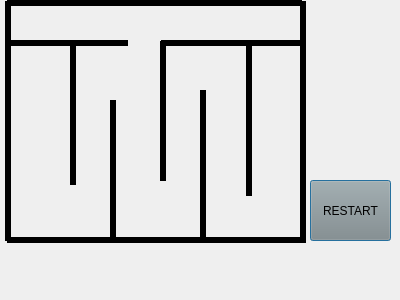
<?xml version="1.0" encoding="UTF-8"?>
<ui version="4.0">
 <class>Dialog</class>
 <widget class="QDialog" name="Dialog">
  <property name="geometry">
   <rect>
    <x>0</x>
    <y>0</y>
    <width>400</width>
    <height>300</height>
   </rect>
  </property>
  <property name="windowTitle">
   <string>Dialog</string>
  </property>
  <widget class="Line" name="wall_4">
   <property name="geometry">
    <rect>
     <x>10</x>
     <y>40</y>
     <width>118</width>
     <height>6</height>
    </rect>
   </property>
   <property name="frameShadow">
    <enum>QFrame::Plain</enum>
   </property>
   <property name="lineWidth">
    <number>6</number>
   </property>
   <property name="orientation">
    <enum>Qt::Horizontal</enum>
   </property>
  </widget>
  <widget class="Line" name="wall_7">
   <property name="geometry">
    <rect>
     <x>110</x>
     <y>100</y>
     <width>6</width>
     <height>141</height>
    </rect>
   </property>
   <property name="sizePolicy">
    <sizepolicy hsizetype="Fixed" vsizetype="Minimum">
     <horstretch>0</horstretch>
     <verstretch>0</verstretch>
    </sizepolicy>
   </property>
   <property name="frameShadow">
    <enum>QFrame::Plain</enum>
   </property>
   <property name="lineWidth">
    <number>6</number>
   </property>
   <property name="midLineWidth">
    <number>0</number>
   </property>
   <property name="orientation">
    <enum>Qt::Vertical</enum>
   </property>
  </widget>
  <widget class="QPushButton" name="reset">
   <property name="geometry">
    <rect>
     <x>310</x>
     <y>180</y>
     <width>81</width>
     <height>61</height>
    </rect>
   </property>
   <property name="styleSheet">
    <string notr="true">background-color: rgb(136, 138, 133);</string>
   </property>
   <property name="text">
    <string>RESTART</string>
   </property>
  </widget>
  <widget class="Line" name="wall_3">
   <property name="geometry">
    <rect>
     <x>7</x>
     <y>230</y>
     <width>295</width>
     <height>20</height>
    </rect>
   </property>
   <property name="frameShadow">
    <enum>QFrame::Plain</enum>
   </property>
   <property name="lineWidth">
    <number>6</number>
   </property>
   <property name="orientation">
    <enum>Qt::Horizontal</enum>
   </property>
  </widget>
  <widget class="Line" name="wall_8">
   <property name="geometry">
    <rect>
     <x>160</x>
     <y>41</y>
     <width>6</width>
     <height>140</height>
    </rect>
   </property>
   <property name="sizePolicy">
    <sizepolicy hsizetype="Fixed" vsizetype="Minimum">
     <horstretch>0</horstretch>
     <verstretch>0</verstretch>
    </sizepolicy>
   </property>
   <property name="frameShadow">
    <enum>QFrame::Plain</enum>
   </property>
   <property name="lineWidth">
    <number>6</number>
   </property>
   <property name="midLineWidth">
    <number>0</number>
   </property>
   <property name="orientation">
    <enum>Qt::Vertical</enum>
   </property>
  </widget>
  <widget class="QLabel" name="win">
   <property name="enabled">
    <bool>true</bool>
   </property>
   <property name="geometry">
    <rect>
     <x>280</x>
     <y>20</y>
     <width>261</width>
     <height>181</height>
    </rect>
   </property>
   <property name="text">
    <string/>
   </property>
   <property name="pixmap">
    <pixmap>../Downloads/New.png</pixmap>
   </property>
   <property name="scaledContents">
    <bool>true</bool>
   </property>
  </widget>
  <widget class="Line" name="wall_1">
   <property name="geometry">
    <rect>
     <x>0</x>
     <y>1</y>
     <width>16</width>
     <height>240</height>
    </rect>
   </property>
   <property name="sizePolicy">
    <sizepolicy hsizetype="Fixed" vsizetype="Minimum">
     <horstretch>0</horstretch>
     <verstretch>0</verstretch>
    </sizepolicy>
   </property>
   <property name="frameShadow">
    <enum>QFrame::Plain</enum>
   </property>
   <property name="lineWidth">
    <number>6</number>
   </property>
   <property name="midLineWidth">
    <number>0</number>
   </property>
   <property name="orientation">
    <enum>Qt::Vertical</enum>
   </property>
  </widget>
  <widget class="Line" name="wall_9">
   <property name="geometry">
    <rect>
     <x>200</x>
     <y>90</y>
     <width>6</width>
     <height>151</height>
    </rect>
   </property>
   <property name="sizePolicy">
    <sizepolicy hsizetype="Fixed" vsizetype="Minimum">
     <horstretch>0</horstretch>
     <verstretch>0</verstretch>
    </sizepolicy>
   </property>
   <property name="frameShadow">
    <enum>QFrame::Plain</enum>
   </property>
   <property name="lineWidth">
    <number>6</number>
   </property>
   <property name="midLineWidth">
    <number>0</number>
   </property>
   <property name="orientation">
    <enum>Qt::Vertical</enum>
   </property>
  </widget>
  <widget class="Line" name="wall_5">
   <property name="geometry">
    <rect>
     <x>161</x>
     <y>40</y>
     <width>140</width>
     <height>6</height>
    </rect>
   </property>
   <property name="frameShadow">
    <enum>QFrame::Plain</enum>
   </property>
   <property name="lineWidth">
    <number>6</number>
   </property>
   <property name="orientation">
    <enum>Qt::Horizontal</enum>
   </property>
  </widget>
  <widget class="Line" name="wall_6">
   <property name="geometry">
    <rect>
     <x>70</x>
     <y>44</y>
     <width>6</width>
     <height>141</height>
    </rect>
   </property>
   <property name="sizePolicy">
    <sizepolicy hsizetype="Fixed" vsizetype="Minimum">
     <horstretch>0</horstretch>
     <verstretch>0</verstretch>
    </sizepolicy>
   </property>
   <property name="frameShadow">
    <enum>QFrame::Plain</enum>
   </property>
   <property name="lineWidth">
    <number>6</number>
   </property>
   <property name="midLineWidth">
    <number>0</number>
   </property>
   <property name="orientation">
    <enum>Qt::Vertical</enum>
   </property>
  </widget>
  <widget class="Line" name="wall_0">
   <property name="geometry">
    <rect>
     <x>7</x>
     <y>0</y>
     <width>295</width>
     <height>6</height>
    </rect>
   </property>
   <property name="frameShadow">
    <enum>QFrame::Plain</enum>
   </property>
   <property name="lineWidth">
    <number>6</number>
   </property>
   <property name="orientation">
    <enum>Qt::Horizontal</enum>
   </property>
  </widget>
  <widget class="Line" name="wall_2">
   <property name="geometry">
    <rect>
     <x>300</x>
     <y>1</y>
     <width>6</width>
     <height>242</height>
    </rect>
   </property>
   <property name="sizePolicy">
    <sizepolicy hsizetype="Fixed" vsizetype="Minimum">
     <horstretch>0</horstretch>
     <verstretch>0</verstretch>
    </sizepolicy>
   </property>
   <property name="frameShadow">
    <enum>QFrame::Plain</enum>
   </property>
   <property name="lineWidth">
    <number>6</number>
   </property>
   <property name="midLineWidth">
    <number>0</number>
   </property>
   <property name="orientation">
    <enum>Qt::Vertical</enum>
   </property>
  </widget>
  <widget class="Line" name="wall_10">
   <property name="geometry">
    <rect>
     <x>246</x>
     <y>45</y>
     <width>6</width>
     <height>151</height>
    </rect>
   </property>
   <property name="sizePolicy">
    <sizepolicy hsizetype="Fixed" vsizetype="Minimum">
     <horstretch>0</horstretch>
     <verstretch>0</verstretch>
    </sizepolicy>
   </property>
   <property name="frameShadow">
    <enum>QFrame::Plain</enum>
   </property>
   <property name="lineWidth">
    <number>6</number>
   </property>
   <property name="midLineWidth">
    <number>0</number>
   </property>
   <property name="orientation">
    <enum>Qt::Vertical</enum>
   </property>
  </widget>
  <widget class="QLabel" name="ball">
   <property name="geometry">
    <rect>
     <x>110</x>
     <y>10</y>
     <width>21</width>
     <height>21</height>
    </rect>
   </property>
   <property name="frameShadow">
    <enum>QFrame::Plain</enum>
   </property>
   <property name="text">
    <string/>
   </property>
   <property name="pixmap">
    <pixmap>../Downloads/iu.png</pixmap>
   </property>
   <property name="scaledContents">
    <bool>true</bool>
   </property>
   <property name="wordWrap">
    <bool>false</bool>
   </property>
   <property name="indent">
    <number>-1</number>
   </property>
  </widget>
  <widget class="QLabel" name="finish">
   <property name="geometry">
    <rect>
     <x>260</x>
     <y>50</y>
     <width>41</width>
     <height>41</height>
    </rect>
   </property>
   <property name="text">
    <string/>
   </property>
   <property name="pixmap">
    <pixmap>../Downloads/green-square-emoji.png</pixmap>
   </property>
   <property name="scaledContents">
    <bool>true</bool>
   </property>
  </widget>
  <zorder>wall_4</zorder>
  <zorder>wall_7</zorder>
  <zorder>reset</zorder>
  <zorder>wall_3</zorder>
  <zorder>wall_8</zorder>
  <zorder>wall_1</zorder>
  <zorder>wall_9</zorder>
  <zorder>wall_5</zorder>
  <zorder>wall_6</zorder>
  <zorder>wall_0</zorder>
  <zorder>wall_2</zorder>
  <zorder>wall_10</zorder>
  <zorder>finish</zorder>
  <zorder>win</zorder>
  <zorder>ball</zorder>
 </widget>
 <layoutdefault spacing="6" margin="11"/>
 <resources/>
 <connections/>
</ui>
